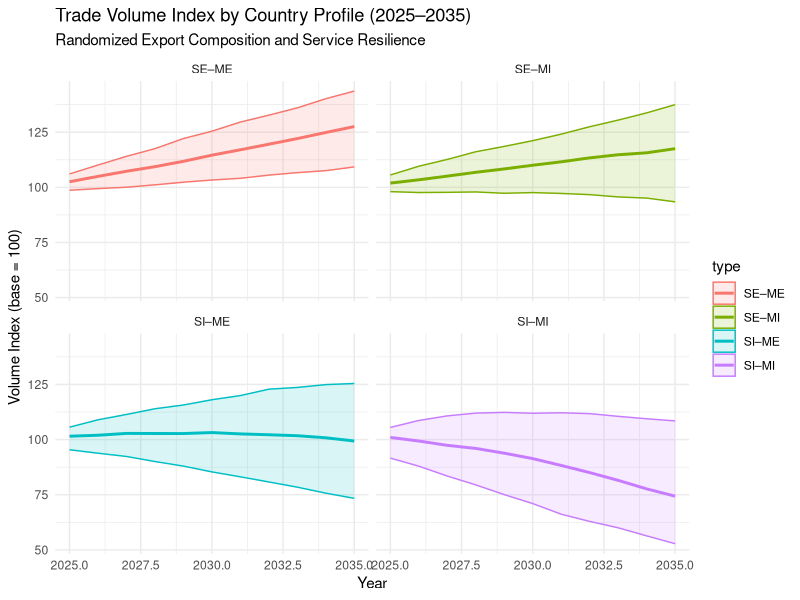
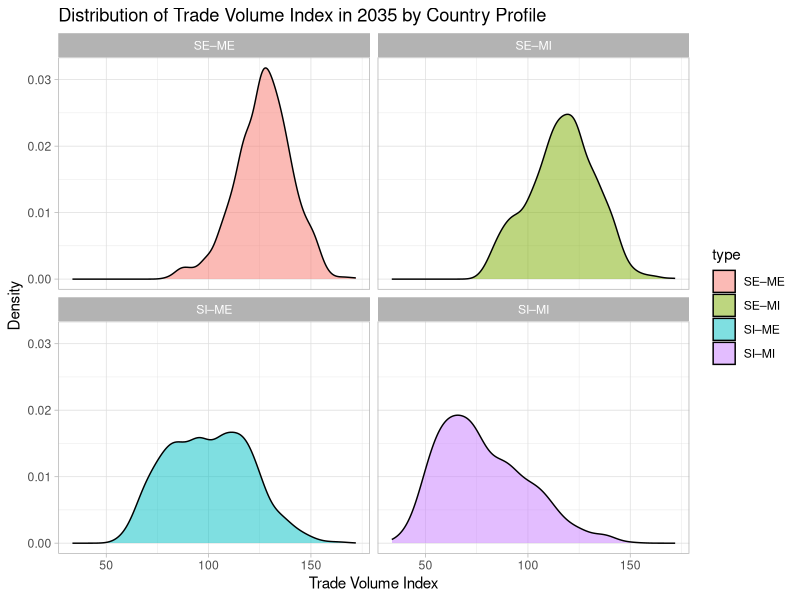

Reproduce these figures in R, in order.
library(dplyr)
library(ggplot2)

set.seed(123)

#Simulation Parameters
n_sims  <- 1000
years   <- 2025:2035
n_years <- length(years)

baseline_mean <- 0.03
baseline_sd   <- 0.025

#Define Country Type Parameters (with export/resilience bounds)
type_params <- tibble(
  type               = c("SE–ME", "SE–MI", "SI–ME", "SI–MI"),
  
  #Elasticity for each group
  base_elasticity    = c(0.35, 0.50, 0.70, 1.00),
  
  # Service resilience bounds (lower = more resilient)
  resilience_lo      = c(0.2, 0.3, 0.5, 0.7),
  resilience_hi      = c(0.4, 0.5, 0.7, 0.9),
  
  #Shock probabilities
  shock_base_prob    = c(0.15, 0.25, 0.35, 0.45),
  shock_inc          = rep(0.15, 4),
  
  #Merchandise share bounds
  merch_lo           = c(0.35, 0.25, 0.65, 0.75),
  merch_hi           = c(0.50, 0.35, 0.75, 0.90)
)

#Create  data frame
results <- expand.grid(
  sim   = 1:n_sims,
  year  = years,
  type  = type_params$type
) %>% arrange(type, sim, year)

results$volume              <- NA_real_
results$shock_flag          <- FALSE
results$share_merchandise   <- NA_real_
results$share_services      <- NA_real_
results$service_resilience  <- NA_real_

#Run simulation
for (tp in seq_len(nrow(type_params))) {
  params <- type_params[tp, ]
  
  for (i in 1:n_sims) {
    vol <- 100.0
    current_prob <- params$shock_base_prob
    
    #Randomize export composition & service resilience for this simulation
    share_merchandise   <- runif(1, params$merch_lo, params$merch_hi)
    share_services      <- 1 - share_merchandise
    service_resilience  <- runif(1, params$resilience_lo, params$resilience_hi)
    
    for (y in seq_len(n_years)) {
      is_shock <- runif(1) < current_prob
      
      if (is_shock) {
        shock_multiplier <- params$base_elasticity * (
          share_merchandise + service_resilience * share_services
        )
        shock_impact <- rnorm(1, mean = -shock_multiplier * 0.05,
                              sd   = shock_multiplier * 0.05)
        growth <- shock_impact
        current_prob <- min(current_prob + params$shock_inc, 1.0)
      } else {
        growth <- rnorm(1, mean = baseline_mean, sd = baseline_sd)
        current_prob <- params$shock_base_prob
      }
      
      vol <- vol * (1 + growth)
      
      idx <- with(results, sim == i & year == years[y] & type == params$type)
      results$volume[idx]             <- vol
      results$shock_flag[idx]         <- is_shock
      results$share_merchandise[idx]  <- share_merchandise
      results$share_services[idx]     <- share_services
      results$service_resilience[idx] <- service_resilience
    }
  }
}

#Summarize by year and type
summary_df <- results %>%
  group_by(type, year) %>%
  summarize(
    median = median(volume),
    p10    = quantile(volume, 0.10),
    p90    = quantile(volume, 0.90),
    .groups = "drop"
  )

#Plot median + bands
ggplot(summary_df, aes(x = year, y = median, fill = type, color = type)) +
  geom_ribbon(aes(ymin = p10, ymax = p90), alpha = 0.15) +
  geom_line(size = 1) +
  facet_wrap(~ type, ncol = 2) +
  labs(
    title = "Trade Volume Index by Country Profile (2025–2035)",
    subtitle = "Randomized Export Composition and Service Resilience",
    x = "Year", y = "Volume Index (base = 100)"
  ) +
  theme_minimal()

#Final-year trade volumes
final_vol <- results %>% filter(year == max(years))

ggplot(final_vol, aes(x = volume, fill = type)) +
  geom_density(alpha = 0.5) +
  facet_wrap(~ type, ncol = 2) +
  labs(
    title = "Distribution of Trade Volume Index in 2035 by Country Profile",
    x = "Trade Volume Index", y = "Density"
  ) +
  theme_light()

#Final summary stats (including average mix and resilience)
stats_final <- final_vol %>%
  group_by(type) %>%
  summarize(
    mean_volume           = mean(volume),
    median_volume         = median(volume),
    sd_volume             = sd(volume),
    p5_volume             = quantile(volume, 0.05),
    p95_volume            = quantile(volume, 0.95),
    prob_below100         = mean(volume < 100),
    avg_merch_share       = mean(share_merchandise),
    avg_service_share     = mean(share_services),
    avg_service_resilience= mean(service_resilience),
    .groups = "drop"
  )

print(stats_final)
